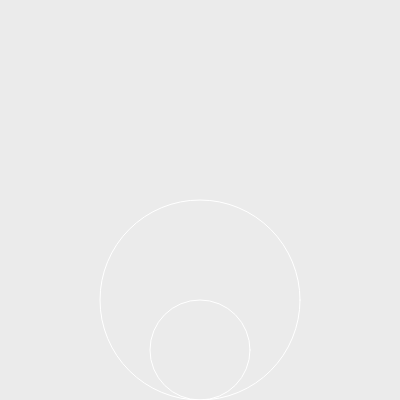
Frame 1 (no input)
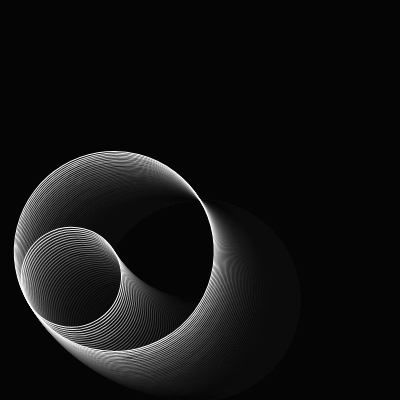
Frame 60 (no input)
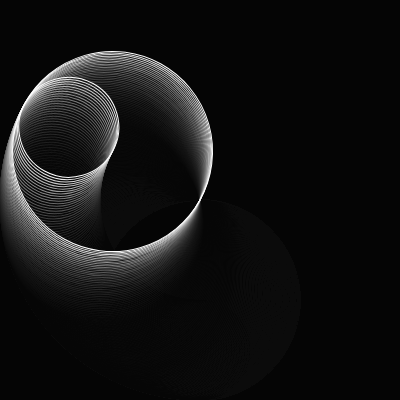
Frame 120 (the mouse pressed at the canvas centre since frame 60)

The p5.js sketch that drew these frames (run headless with seeded random() and noise() and a simulated clock; from frame 60 on, the mouse is pressed at the canvas centre):

// p5.js sketch
// ── sketch.js
let angle=0;
function setup() {
  createCanvas(400, 400);
  angleMode(DEGREES);
}

function draw() {
  background(0, 20);
  noFill();
  stroke(255);
  
  //Koordinatensystem speichern
  push();
  translate(width/2,height/2);
  rotate(angle);
  
  ellipse(0,width/4,width/2,width/2);

  //Koordinatensystem zurücksetzen
  pop();


  //Koordinatensystem speichern
  push();
  translate(width/2,height/2);
  rotate(angle);
  
  ellipse(0,width/8*3,width/4,width/4);

  //Koordinatensystem zurücksetzen
  pop();
  

  angle=angle+1;

}
